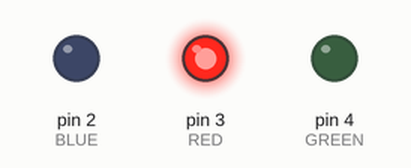
This program was run on a simulated Arduino Uno, built with avr-gcc and run on an emulated ATmega328P. Shown: output pins drawn as LEDs (lit = HIGH).

Above: at 0.2 s.
At 1.2 s:
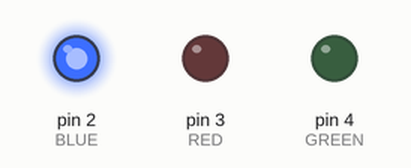
At 1.7 s:
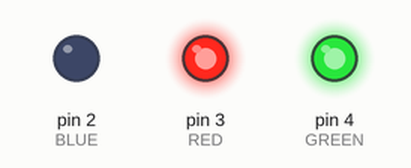
At 3.2 s:
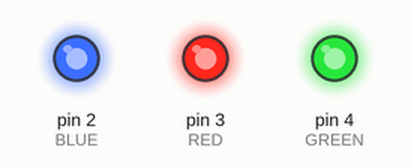
At 5.7 s:
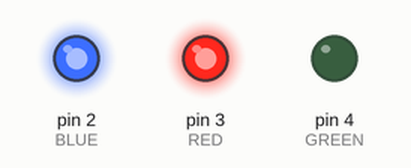
At 7.7 s:
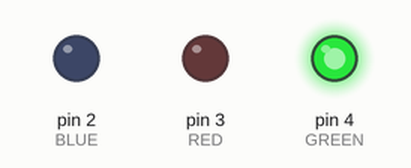
Timing chart, 0 to 8.1 s (numbered marks = the images above):
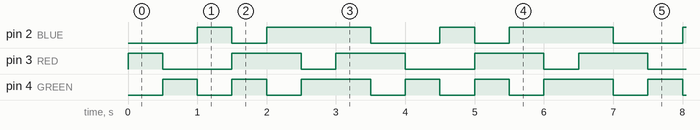

The program:

main.cpp
```cpp
#include <Arduino.h>

#define RED 3
#define GREEN 4
#define BLUE 2

void setup() {
  pinMode(RED, OUTPUT);
  pinMode(GREEN, OUTPUT);
  pinMode(BLUE, OUTPUT);
}

void loop() {
  digitalWrite(RED, HIGH);
  delay(500);
  digitalWrite(RED, LOW);

  digitalWrite(GREEN, HIGH);
  delay(500);
  digitalWrite(GREEN, LOW);

  digitalWrite(BLUE, HIGH);
  delay(500);
  digitalWrite(BLUE, LOW);

  digitalWrite(RED, HIGH);
  digitalWrite(GREEN, HIGH);
  delay(500);
  digitalWrite(RED, LOW);
  digitalWrite(GREEN, LOW);

  digitalWrite(RED, HIGH);
  digitalWrite(BLUE, HIGH);
  delay(500);
  digitalWrite(RED, LOW);
  digitalWrite(BLUE, LOW);

  digitalWrite(GREEN, HIGH);
  digitalWrite(BLUE, HIGH);
  delay(500);
  digitalWrite(GREEN, LOW);
  digitalWrite(BLUE, LOW);

  digitalWrite(RED, HIGH);
  digitalWrite(GREEN, HIGH);
  digitalWrite(BLUE, HIGH);
  delay(500);
  digitalWrite(RED, LOW);
  digitalWrite(GREEN, LOW);
  digitalWrite(BLUE, LOW);
}
```

Measured:
- by itself, pin 2 (BLUE): repeats every 3.5 s: LOW 0.50 s, HIGH 1.5 s, LOW 1.0 s, HIGH 0.50 s
- by itself, pin 3 (RED): repeats every 3.5 s: LOW 1.0 s, HIGH 1.0 s, LOW 0.50 s, HIGH 1.0 s
- by itself, pin 4 (GREEN): repeats every 3.5 s: LOW 0.50 s, HIGH 0.50 s, LOW 0.50 s, HIGH 1.0 s, LOW 0.50 s, HIGH 0.50 s
